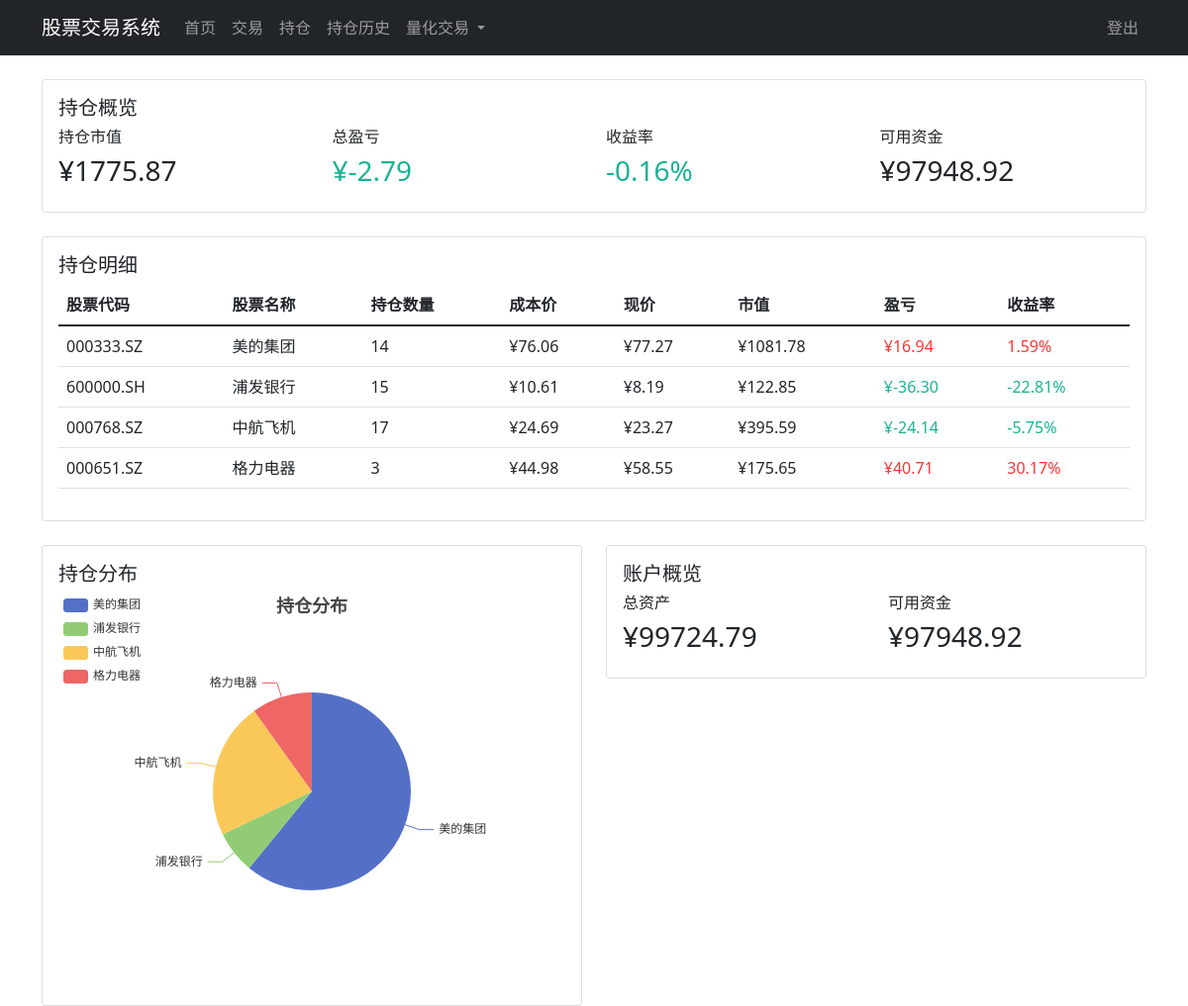
Page /positions (signed in) on the committed database.
### database.py (models this page shows, shortened)
class User(UserMixin, db.Model):
    id = db.Column(db.Integer, primary_key=True)
    username = db.Column(db.String(80), unique=True, nullable=False)
    password_hash = db.Column(db.String(128))
    balance = db.Column(db.Float, default=100000.0)
    created_at = db.Column(db.DateTime, default=datetime.utcnow)
    positions = db.relationship('Position', backref='user', lazy=True)
    trades = db.relationship('Trade', backref='user', lazy=True)

class Position(db.Model):
    id = db.Column(db.Integer, primary_key=True)
    user_id = db.Column(db.Integer, db.ForeignKey('user.id'), nullable=False)
    stock_id = db.Column(db.Integer, db.ForeignKey('stock.id'), nullable=False)
    quantity = db.Column(db.Integer, nullable=False)
    average_price = db.Column(db.Float, nullable=False)
    created_at = db.Column(db.DateTime, default=datetime.utcnow)
    updated_at = db.Column(db.DateTime, default=datetime.utcnow, onupdate=datetime.utcnow)

class Stock(db.Model):
    id = db.Column(db.Integer, primary_key=True)
    code = db.Column(db.String(10), unique=True, nullable=False)  # 股票代码
    name = db.Column(db.String(50), nullable=False)  # 股票名称
    industry = db.Column(db.String(50))  # 所属行业
    market = db.Column(db.String(20))  # 市场类型
    last_price = db.Column(db.Float)  # 最新价格
    prev_price = db.Column(db.Float)  # 前一日价格
    last_update = db.Column(db.DateTime)  # 最后更新时间
    positions = db.relationship('Position', backref='stock', lazy=True)
    trades = db.relationship('Trade', backref='stock', lazy=True)

### app.py (the view)
@app.route('/positions')
@login_required
def positions():
    positions = Position.query.filter_by(user_id=current_user.id).all()
    total_position_value = sum(position.quantity * position.stock.last_price for position in positions)
    total_profit = sum(position.quantity * (position.stock.last_price - position.average_price) for position in positions)
    return render_template('positions.html',
                         positions=positions,
                         total_position_value=total_position_value,
                         total_profit=total_profit,
                         balance=current_user.balance)

### app.py (called while the page is built)
@login_manager.user_loader
def load_user(user_id):
    return User.query.get(int(user_id))

@app.before_request
def check_user_session():
    if current_user.is_authenticated:
        session['last_activity'] = datetime.now().timestamp()
    elif request.endpoint and 'static' not in request.endpoint and request.endpoint not in ['login', 'register']:
        if request.is_xhr:
            return jsonify({'error': 'unauthorized', 'message': '请重新登录'}), 401
        return redirect(url_for('login'))

### templates/positions.html (shortened to what this page needs)
{% extends "base.html" %}
{% block content %}
<div class="row">
    <div class="col-md-12 mb-4">
        <div class="card">
            <div class="card-body">
                <h5 class="card-title">持仓概览</h5>
                <div class="row">
                    <div class="col-md-3">
                        <h6>持仓市值</h6>
                        <h3>¥{{ "%.2f"|format(total_position_value) }}</h3>
                    </div>
                    <div class="col-md-3">
                        <h6>总盈亏</h6>
                        <h3 class="{{ 'text-danger' if total_profit > 0 else 'text-success' }}">
                            ¥{{ "%.2f"|format(total_profit) }}
                        </h3>
                    </div>
                    <div class="col-md-3">
                        <h6>收益率</h6>
                        <h3 class="{{ 'text-danger' if total_profit > 0 else 'text-success' }}">
                            {% if total_position_value > 0 %}
                                {{ "%.2f"|format(total_profit / (total_position_value - total_profit) * 100) }}%
                            {% else %}
                                0.00%
                            {% endif %}
                        </h3>
                    </div>
                    <div class="col-md-3">
                        <h6>可用资金</h6>
                        <h3>¥{{ "%.2f"|format(balance) }}</h3>
                    </div>
                </div>
            </div>
        </div>
    </div>
</div>
<div class="row">
    <div class="col-md-12">
        <div class="card">
            <div class="card-body">
                <h5 class="card-title">持仓明细</h5>
                <div class="table-responsive">
                    <table class="table">
                        <thead>
                            <tr>
                                <th>股票代码</th>
                                <th>股票名称</th>
                                <th>持仓数量</th>
                                <th>成本价</th>
                                <th>现价</th>
                                <th>市值</th>
                                <th>盈亏</th>
                                <th>收益率</th>
                            </tr>
                        </thead>
                        <tbody>
                            {% if positions %}
                                {% for position in positions %}
                                <tr>
                                    <td>{{ position.stock.code }}</td>
                                    <td>{{ position.stock.name }}</td>
                                    <td>{{ position.quantity }}</td>
                                    <td>¥{{ "%.2f"|format(position.average_price) }}</td>
                                    <td>¥{{ "%.2f"|format(position.stock.last_price) }}</td>
                                    <td>¥{{ "%.2f"|format(position.quantity * position.stock.last_price) }}</td>
                                    <td class="{{ 'text-danger' if position.quantity * (position.stock.last_price - position.average_price) > 0 else 'text-success' }}">
                                        ¥{{ "%.2f"|format(position.quantity * (position.stock.last_price - position.average_price)) }}
                                    </td>
                                    <td class="{{ 'text-danger' if (position.stock.last_price - position.average_price) / position.average_price > 0 else 'text-success' }}">
                                        {{ "%.2f"|format((position.stock.last_price - position.average_price) / position.average_price * 100) }}%
                                    </td>
                                </tr>
                                {% endfor %}
                            {% else %}
                                <tr>
                                    <td colspan="8" class="text-center">暂无持仓</td>
                                </tr>
                            {% endif %}
                        </tbody>
                    </table>
                </div>
            </div>
        </div>
    </div>
</div>
<div class="row mt-4">
    <div class="col-md-6">
        <div class="card">
            <div class="card-body">
                <h5 class="card-title">持仓分布</h5>
                <div id="position-chart" style="height: 400px;"></div>
            </div>
        </div>
    </div>
    <div class="col-md-6">
        <div class="card">
            <div class="card-body">
                <h5 class="card-title">账户概览</h5>
                <div class="row">
                    <div class="col-md-6">
                        <h6>总资产</h6>
                        <h3>¥{{ "%.2f"|format(balance + total_position_value) }}</h3>
                    </div>
                    <div class="col-md-6">
                        <h6>可用资金</h6>
                        <h3>¥{{ "%.2f"|format(balance) }}</h3>
                    </div>
                </div>
            </div>
        </div>
    </div>
</div>
{% endblock %}
{% block extra_js %}
<script>
    // 初始化持仓分布图表
    var positionChart = echarts.init(document.getElementById('position-chart'));
    // 准备数据
    var positionData = [
        {% for position in positions %}
        {
            name: '{{ position.stock.name }}',
            value: {{ position.quantity * position.stock.last_price }}
        },
        {% endfor %}
    ];
    var option = {
        title: {
            text: '持仓分布',
            left: 'center'
        },
        tooltip: {
            trigger: 'item',
            formatter: '{a} <br/>{b}: {c} ({d}%)'
        },
        legend: {
            orient: 'vertical',
            left: 'left'
        },
        series: [
            {
                name: '持仓市值',
                type: 'pie',
                radius: '50%',
                data: positionData,
                emphasis: {
                    itemStyle: {
                        shadowBlur: 10,
                        shadowOffsetX: 0,
                        shadowColor: 'rgba(0, 0, 0, 0.5)'
                    }
                }
            }
        ]
    };
    positionChart.setOption(option);
    // 响应式调整
    window.addEventListener('resize', function() {
        positionChart.resize();
    });
</script>
{% endblock %}

### rows in the picture
User: balance "97948.92", balance+total_position_value "99724.79"
Position: stock.code "000333.SZ", stock.name "美的集团", quantity "14", average_price "76.06", position.quantity*position.stock.last_price "1081.78", quantity+average_price "16.94"
Stock: stock.last_price "77.27", last_price.average_price "1.59"
Position: stock.code "600000.SH", stock.name "浦发银行", quantity "15", average_price "10.61", position.quantity*position.stock.last_price "122.85", quantity+average_price "-36.30"
Stock: stock.last_price "8.19", last_price.average_price "-22.81"
Position: stock.code "000768.SZ", stock.name "中航飞机", quantity "17", average_price "24.69", position.quantity*position.stock.last_price "395.59", quantity+average_price "-24.14"
Stock: stock.last_price "23.27", last_price.average_price "-5.75"
Position: stock.code "000651.SZ", stock.name "格力电器", quantity "3", average_price "44.98", position.quantity*position.stock.last_price "175.65", quantity+average_price "40.71"
Stock: stock.last_price "58.55", last_price.average_price "30.17"

### other values in the picture
{{ "%.2f"|format(total_position_value) }} "1775.87"
{{ "%.2f"|format(total_profit) }} "-2.79"
chart data {{ position.stock.name }} 美的集团, 浦发银行, 中航飞机, 格力电器
chart data {{ position.quantity * position.stock.last_price }} 1081.78, 122.85, 395.59, 175.64999999999998
